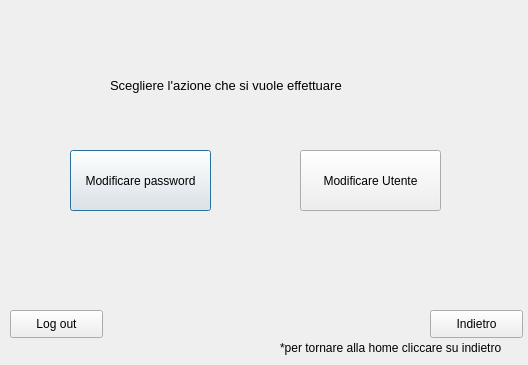
<?xml version="1.0" encoding="UTF-8"?>
<ui version="4.0">
 <class>Dialog</class>
 <widget class="QDialog" name="Dialog">
  <property name="geometry">
   <rect>
    <x>0</x>
    <y>0</y>
    <width>528</width>
    <height>365</height>
   </rect>
  </property>
  <property name="windowTitle">
   <string>Gestione Login</string>
  </property>
  <widget class="QPushButton" name="pushButton">
   <property name="geometry">
    <rect>
     <x>70</x>
     <y>150</y>
     <width>141</width>
     <height>61</height>
    </rect>
   </property>
   <property name="text">
    <string>Modificare password</string>
   </property>
  </widget>
  <widget class="QPushButton" name="pushButton_2">
   <property name="geometry">
    <rect>
     <x>300</x>
     <y>150</y>
     <width>141</width>
     <height>61</height>
    </rect>
   </property>
   <property name="text">
    <string>Modificare Utente</string>
   </property>
  </widget>
  <widget class="QPushButton" name="pushButton_3">
   <property name="geometry">
    <rect>
     <x>430</x>
     <y>310</y>
     <width>93</width>
     <height>28</height>
    </rect>
   </property>
   <property name="text">
    <string>Indietro</string>
   </property>
  </widget>
  <widget class="QLabel" name="label">
   <property name="geometry">
    <rect>
     <x>110</x>
     <y>70</y>
     <width>301</width>
     <height>31</height>
    </rect>
   </property>
   <property name="font">
    <font>
     <pointsize>10</pointsize>
    </font>
   </property>
   <property name="text">
    <string>Scegliere l'azione che si vuole effettuare</string>
   </property>
  </widget>
  <widget class="QLabel" name="label_2">
   <property name="geometry">
    <rect>
     <x>280</x>
     <y>340</y>
     <width>251</width>
     <height>16</height>
    </rect>
   </property>
   <property name="text">
    <string>*per tornare alla home cliccare su indietro</string>
   </property>
  </widget>
  <widget class="QPushButton" name="pushButton_4">
   <property name="geometry">
    <rect>
     <x>10</x>
     <y>310</y>
     <width>93</width>
     <height>28</height>
    </rect>
   </property>
   <property name="text">
    <string>Log out</string>
   </property>
  </widget>
 </widget>
 <resources/>
 <connections/>
</ui>
